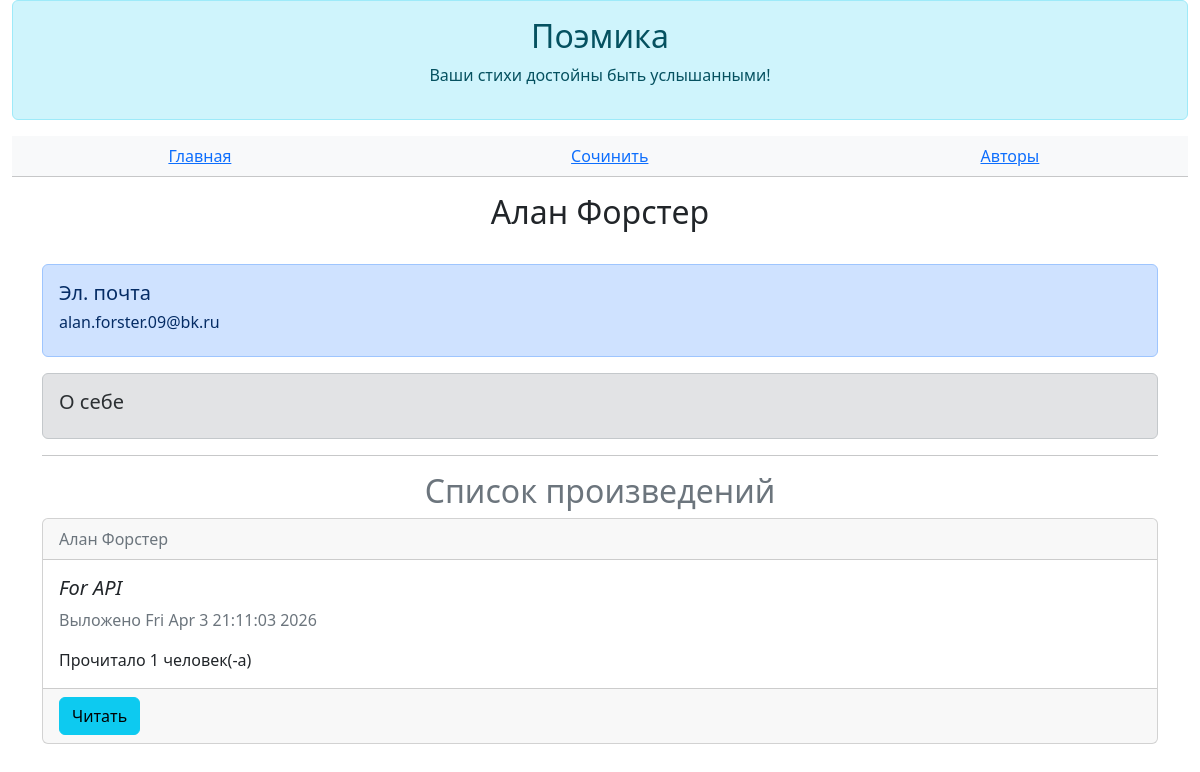
Page /authors/1 on the earlier database version.
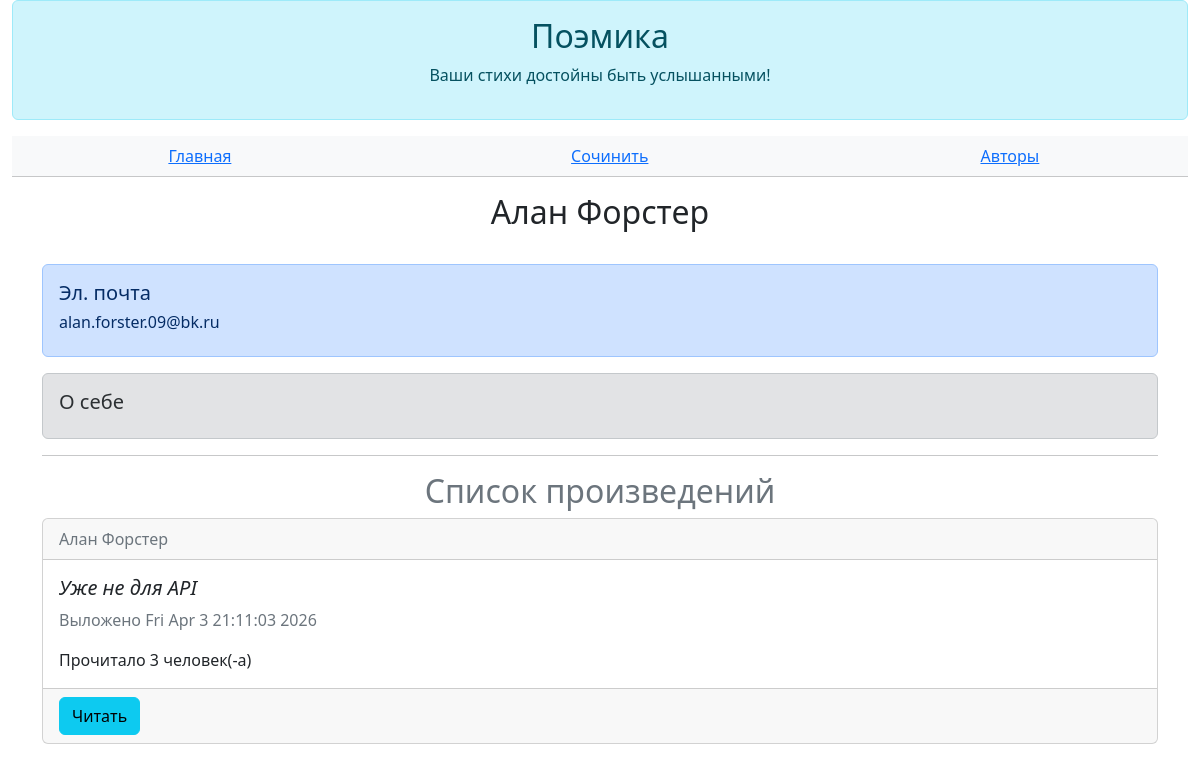
Same page on the later database version.
### data/all_models.py (models this page shows)
class Poem(SqlAlchemyBase, SerializerMixin):
    __tablename__ = "poems"
    id = sqlalchemy.Column(sqlalchemy.Integer, primary_key=True, autoincrement=True)
    author_id = sqlalchemy.Column(sqlalchemy.Integer, sqlalchemy.ForeignKey(User.id))
    author = orm.relationship("User")
    title = sqlalchemy.Column(sqlalchemy.String(25))
    body = sqlalchemy.Column(sqlalchemy.Text)
    read_count = sqlalchemy.Column(sqlalchemy.Integer, default=0)
    is_private = sqlalchemy.Column(sqlalchemy.Boolean, default=True)
    created = sqlalchemy.Column(sqlalchemy.DateTime, default=datetime.datetime.now())

class User(SqlAlchemyBase, UserMixin, SerializerMixin):
    __tablename__ = "users"
    id = sqlalchemy.Column(sqlalchemy.Integer, primary_key=True, autoincrement=True)
    login = sqlalchemy.Column(sqlalchemy.String)
    name = sqlalchemy.Column(sqlalchemy.String, default="Неизвестный")
    email = sqlalchemy.Column(sqlalchemy.String, unique=True)
    description = sqlalchemy.Column(sqlalchemy.Text, default="Я поэт, тем и интересен")
    hashed_password = sqlalchemy.Column(sqlalchemy.String)
    poems = orm.relationship("Poem", back_populates="author")

### main.py (the view)
@author_actions.route("/authors/<author_id>")
def author(author_id):
    author = db.get(User, author_id)
    if author:
        poems = db.query(Poem).filter(Poem.author == author).all()
        return flask.render_template("author.html", author=author, poems=poems)

### templates/author.html (shortened to what this page needs)
{% extends 'base.html' %}
{% block _header %}
    <table class="table table-light text-center">
        <tbody>
            <tr>
                <td>
                    <a href="/">Главная</a>
                </td>
                <td>
                    <a href="/poem/create">Сочинить</a>
                </td>
                <td>
                    <a href="/authors">Авторы</a>
                </td>
            </tr>
        </tbody>
    </table>
{% endblock %}
{% block _body %}
    <h2 class="text-center">{{author.login}}</h2>
    <br/>
    <div class="alert alert-primary" role="alert">
        <h5>Эл. почта</h5>
        <h6>{{author.email}}</h6>
    </div>
    <div class="alert alert-secondary" role="alert">
        <h5>О себе</h5>
    </div>
    <hr/>
    <h2 class="text-center text-secondary">Список произведений</h2>
    {% for poem in poems %}
        {% if not poem.is_private%}
            <div class="card">
                <div class="card-header">
                    <span class="text-secondary">{{poem.author.login}}</span>
                </div>
                <div class="card-body">
                    <h5 class="card-title"><i>{{poem.title}}</i></h5>
                    <p class="card-text text-secondary">Выложено {{poem.created.ctime()}}</p>
                    <p class="card-text">Прочитало {{poem.read_count}} человек(-а)</p>
                </div>
                <div class="card-footer">
                    <button class="btn btn-info" onclick="location.href='/poem/read/{{poem.id}}'">Читать</button>
                </div>
            </div>
            <br/>
        {% endif %}
    {% endfor %}
{% endblock %}

Differences in the rows shown:
changed Poem "Алан Форстер": title "For API" → "Уже не для API"; read_count "1" → "3"
